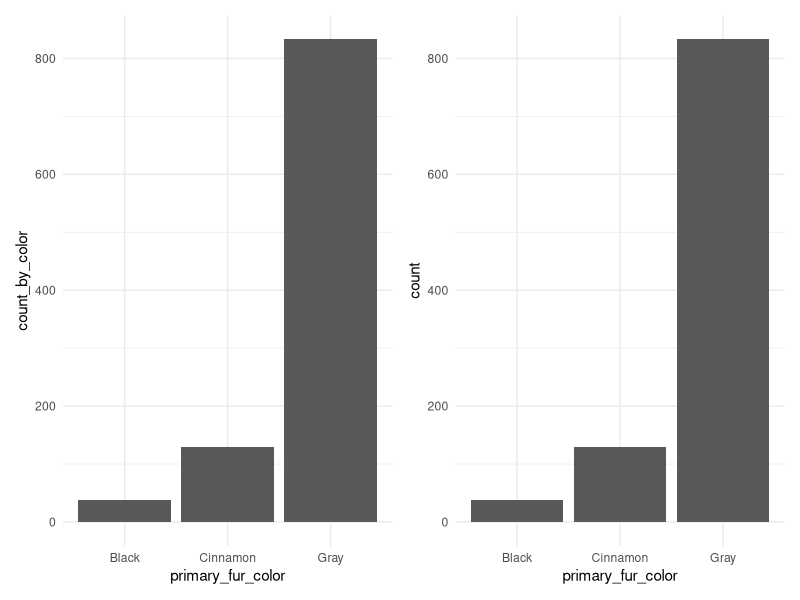

The R script that drew this image:
## ---- chunk 1
library(tidyverse)
library(ggplot2)
# install.packages('patchwork')
library(patchwork)

theme_set(theme_minimal())
knitr::opts_chunk$set(dpi = 200)
## ---- chunk 2
squirrel_subset <- read.csv('squirrels_subset.csv')
## ---- chunk 3
squirrel_subset_by_color <- squirrel_subset %>%  
  group_by(primary_fur_color) %>%  
  summarise(count_by_color = n())
## ---- chunk 4
plot_col <- squirrel_subset_by_color %>%  
  ggplot() + 
  aes(x = primary_fur_color, y = count_by_color) + 
  geom_col()

plot_bar <- squirrel_subset %>%  
  ggplot() + 
  aes(x = primary_fur_color) + 
  geom_bar()

plot_col | plot_bar
